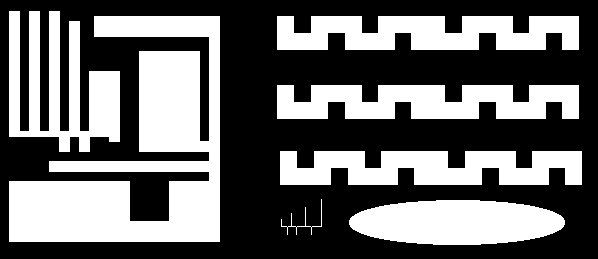
#> input picture lab11/ccl1.png, 598 x 259 px
$ jupyter execute 11_ccl.ipynb
#> lines starting #> are read from the running program, lines starting #| are printed output that depends on the picture; after the words box and inside, x2 and y2 are one past the last pixel; in counts of white or black regions, pixels touching at a corner belong together
# Indeksacja. Prosta klasyfikacja obiektów.

## Cel ćwiczenia
- zapoznanie z dwuprzebiegowym algorytmem indeksacji (ang. *connected component labelling*):
- zapoznanie z prostą klasyfikacją obiektów z wykorzystaniem współczynników kształtu.

## Indeksacja

Większość dotychczas poznanych i wykorzystywanych algorytmów przetwarzania obrazu wykonywała operacje na całym obrazie (lub co najwyżej dokonywany był podział obiekt/obiekty - tło. Np. różne metody segmentacji).
Patrząc na poniższy rysunek człowiek widzi dwa kwadraty.

Dla automatycznego systemu analizy i rozpoznawania obrazów przejście od etapu obiekty/tło do wyróżnienia dwóch kwadratów nie jest takie oczywiste i wymaga zastosowania jakieś formy indeksacji - czyli przypisania każdemu z pikseli uznanych za należące do obiektów (tu białych) jakieś etykiety (w naszym przypadku będą to dwie etykiety, ew. dodatkowa oznaczająca tło).

W tej części ćwiczenia zaprezentowany zostanie tzw. dwuprzebiegowy algorytm indeksacji (ang. *two-pass connected component labelling*).
Jego nazwa związana jest z koniecznością wykonania dwukrotnego odwiedzenia każdego z pikseli obrazu (dwie pętle/iteracje po obrazie).
Istnieją również tzw. jednoprzebiegowe algorytmy indeksacji - por. zadnie domowe.

## Opis algorytmu

- Na wejściu mamy obraz po binaryzacji - zakładamy, że piksele białe ('1', '255') należą do obiektów, tło jest czarne.

- W pierwszej iteracji obraz analizujemy linia po linii, od lewej do prawej, aż do napotkania pierwszego piksela o wartości różnej od '0'.
  W tej sytuacji dokonujemy analizy otoczenia piksela:


  gdzie: **X**  rozważany piksel, **A,B,C,D** - sąsiedzi z otoczenia.
  Uwaga. W przykładzie pokazano tzw. sąsiedztwo 8-elementowe.
  Niekiedy stosuje się również wersję 4-elementową (praktycznie bardzo rzadko).
  Wtedy analizie podlegałyby tylko piksele **B** i **D**.

- Możliwe są następujące przypadki dla otoczenia __A,B,C,D__:
    - (a) wszystkie należą do tła __A,B,C,D == 0__.
      Wtedy znaleziony piksel __X__ należy do nowego obiektu - nadajemy mu zatem etykietę __L+1__ __X = L+1}__ - przez __L__ rozumiemy poprzednią etykietę.
	  Uwaga. Przed uruchomieniem algorytmu __L__ należy zainicjować wartością  '1'
    - (b) jeden lub więcej pikseli ma przypisaną aktualną etykietę **L**.
	  Wtedy rozważanemu pikselowi przypisujemy etykietę **L** - **X = L**.
    - (c) w otoczeniu występują piksele o różnych etykietach np. *L1* i *L2*.
	  Wtedy przyjmuje się zasadę, że rozważanemu pikselowi *X* przypisuje się mniejszą z wartości *L1* i *L2* (*X = min(L1,L2)*).

## Implementacja:

- Wczytaj obraz *ccl1.png*, wyświetl go. Po krótkiej analizie można zauważyć, że występuje na nim 7 odrębnych obiektów. Ich "wykrycie" będzie naszym celem.

[cell 1]
import os
import cv2
import matplotlib.pyplot as plt
import numpy as np
import pandas as pd

if not os.path.exists("ccl1.png") :
    !wget https://raw.githubusercontent.com/vision-agh/poc_sw/master/13_CCL/ccl1.png --no-check-certificate
if not os.path.exists("shapes.png") :
    !wget https://raw.githubusercontent.com/vision-agh/poc_sw/master/13_CCL/shapes.png --no-check-certificate
if not os.path.exists("shapesReal.png") :
    !wget https://raw.githubusercontent.com/vision-agh/poc_sw/master/13_CCL/shapesReal.png --no-check-certificate

ccl1 = cv2.cvtColor(cv2.imread('ccl1.png'), cv2.COLOR_BGR2GRAY)
#> ccl1: shape (259, 598); 41.1% white; 7 white regions, largest, box (x1, y1, x2, y2) and area: (9, 16, 220, 242) 23561, (9, 11, 120, 152) 8081, (277, 16, 579, 50) 8024

def show(image, gray=True):
    if gray:
        plt.imshow(image, 'gray')
    else:
        plt.imshow(image)
    plt.axis('off')
    plt.show()

show(ccl1)

- Na podstawie opisu algorytmu podanego wcześniej zaimplementuj tzw. pierwszą fazę indeksacji (ang. _first pass_):
    - uwaga ogólna - algorytm jest dość prosty i łatwy w implementacji,
    - obliczenia powinny odbywać się w pętlach `for` - iteracja po całym obrazku.
      Warto pominąć pierwszy wiersz i pierwszą oraz ostatnią kolumnę, aby  wyeliminować problem z brakiem kontekstu (można np. założyć, że pikseli brzegowych nie ma, bo wcześniej wykonane zostało morfologiczne czyszczenie brzegu).
    - dla przypomnienia iteracja po macierzy w Python - pętla zewnętrzna - wiersze, pętla wewnętrzna - kolumny – tj. pierwsza współrzędna to wiersz, a druga kolumna,
    - rozmiar obrazka można odczytać np. poleceniem: `yy, xx = img.shape`
      Przy takim przypisaniu `yy` oznacza liczbę wierszy (wysokość obrazka), a `xx` liczbę kolumn (szerokość obrazka),
    - działania podejmujemy tylko w przypadku, gdy aktualnie analizowany piksel ma wartość różną od zera (gdy należy do obiektu),
    - najtrudniejszym elementem jest analiza otoczenia piksela i stwierdzenie, z którym z przypadków (a), (b) czy (c) mamy do czynienia.
      Problem można rozwiązać jakkolwiek (tylko dobrze), poniżej prezentowana jest jedna z możliwości.
    - na początku tworzymy listę pikseli, które stanowią otoczenie piksela X (A, B, C, D) np: ` neighbours = [img[j - 1, i - 1], ... `
    - następnie sprawdzamy czy nie występuje przypadek (a) - czyli czy suma sąsiadów nie wynosi 0 -  ` neigh_sum = np.sum(neighbours)`, jeżeli tak to `X = L` oraz `L=L+1`.
      Uwaga proszę nie zapomnieć zainicjalizować etykiety `L` wartością 1.
    - jeżeli `neigh_sum > 0`, mamy do czynienia z przypadkiem (b) lub (c).
      Eliminujemy zerowe elementy z listy `sasiedzi` (`neighbours = filter(lambda x: x != 0, neighbours)`), a następnie znajdujemy minimum i maksimum nowej listy `neighbours` (funkcje `min` i `max` z _numpy_).
    - z przypadkiem (b) będziemy mieli do czynienia, gdy *minimum = maksimum*.
      Wtedy jako etykietę przypisujemy `X = minimum = maksimum`.
      Gdy *minimum != maksimum* mamy przypadek (c).
      Wtedy etykieta `X = minimum` - taką przyjmujemy konwencję,
    - uwaga 1 - algorytm operuje (czyta punkty z otoczenia i zapisuje kolejne indeksy L) na tym samym obrazie wejściowym,
    - uwaga 2 - przed implementacją metody obsługi konfliktów przypadki (b) i (c) działają tak samo, ale dla potrzeb dalszych kroków należy je rozróżnić,

- Wykonaj indeksację obrazu za pomocą zaimplementowanego algorytmu.
  Jeżeli wszystko zostało poprawnie napisane, to wynik powinien wyglądać mniej więcej tak jak na poniższym rysunku. Takie porównanie stanowić będzie pierwszy test poprawności implementacji algorytmu.


[cell 2]
def first_pass(image):
    image = image.copy()
    height, width = image.shape
    L = 1

    for x in range(1, height):
        for y in range(1, width-1):
            if image[x, y] == 0: continue

            neighbors = [image[x-1, y-1], image[x-1, y], image[x-1, y+1], image[x, y-1]]
            neigh_sum = np.sum(neighbors)

            if neigh_sum == 0:
                X = L
                L += 1
            else:
                neighbors = list(filter(lambda x: x != 0, neighbors))
                min_ = np.min(neighbors)
                max_ = np.max(neighbors)
                if min_ == max_:
                    X = min_
                else:
                    X = min_

            image[x, y] = X
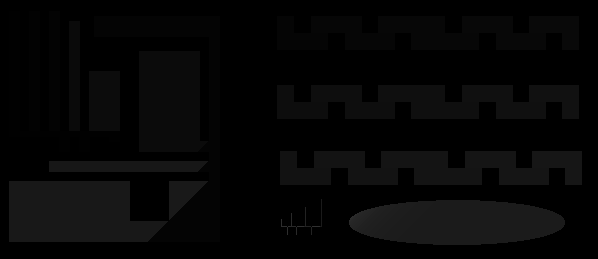
#> image: shape (259, 598); min 0, max 48, mean 6.1
#> after the loop, L = 49

    return image

[cell 3]
first_pass_image = first_pass(ccl1)
show(first_pass_image, gray=False)

## Dyskusja:

- W wyniku indeksacji uzyskujemy obraz, na którym wyróżnionych jest wiele obiektów (dokładnie 48) - a faktycznie jest tylko 7. Zastanówmy się z czego to wynika.

- Zacznijmy od prostego przypadku przedstawionego na poniższym rysunku:


  Obraz analizowany jest linia po linii.
  Zatem pierwszą etykietę dostanie słupek po prawej.
  Późnej ten po lewej.
  Postępując zgodnie z podanym algorytmem, w pewnym momencie (piksel wyróżniony na obrazku) dojdzie do sytuacji, w której w otoczeniu danego piksela znajdą się dwie różne etykiety (tu: '1' i '2').
  Wtedy zgodnie z przyjętą metodologią przypisujemy niższą, tj. '1'.
  Problem jaki powstaje, to brak zapamiętania informacji o tym, że wystąpił taki konflikt tj. że powinno nastąpić połączenie etykiet '1' i '2'.
  Z tego powodu wynik działania algorytmu nie jest poprawny.

-  Przeanalizujmy jeszcze jeden, bardziej złożony przykład z rysunku poniżej:


   Słupek po prawej dostaje indeks '1', a po lewej '2'.
   W czwartej linii występuje piksel, który ma w swoim sąsiedztwie (A,B,C,D) same piksele czarne.
   Dlatego dostaje etykietę '3'.
   Jednak w następnym kroku okazuje się, że następuje konflikt '3' z '1' (połączenie).
   W kolejnym wierszu występuje konflikt '2' i '3'.
   Warto zwrócić uwagę, że w tym przypadku trzeba uniknąć sytuacji ''utraty'' informacji o połączeniu '1' z '2' przez '3'.

- W literaturze zaproponowano wiele sposobów reprezentacji i rozwiązywania przedstawionych konfliktów:
    - 2-krotki,
    - n-krotki,
    - tablica dwuwymiarowa,
    - grafy + przeszukiwanie grafu wgłąb.
 W obecnym ćwiczeniu zastosujemy ostatnie podejście, które jest najprostsze do realizacji.

- Opisane konflikty możemy przechowywać w strukturze zbiorów rozłącznych (ang. _union find_).
  Jest to zagadnienie znane z przedmiotu ''Algorytmy i struktury danych''.
  Poniżej zostanie zaprezentowane krótkie przypomnienie.

- Mamy $N$ obiektów. W naszym przypadku to jest $N$ etykiet.
  Chcemy przechowywać informację o sytuacji, w której następuje łączenie etykiet tj. interesują nas zbiory obiektów połączonych.
  Przykład trzech zbiorów zamieszczono na rysunku:


- W ramach rozważanej struktury implementuje się dwie operacje:
    - *find* (znajdź) - sprawdzenie czy dwa obiekty należą do tego samego zbioru połączonego,
	- *union* (połącz) - wprowadź połączenie pomiędzy dwoma obiektami.

- Z punktu widzenia naszych potrzeb ważna jest funkcja _union_. Przykład dodania połączenia pomiędzy obiektami '2' a'3' pokazano na rysunku:


- Strukturę oraz obie operacje można zaimplementować na kilka sposobów.
  Zainteresowanych odsyłam do literatury przedmiotu.
  My zastosujemy podejście _quick-union_.
  Nie jest ono specjalnie wydajnie, ale bardzo proste do implementacji.

- Nasz graf, w którym wierzchołki oznaczają etykiety, a krawędzie połączenia między etykietami, zapiszemy w tablicy jednowymiarowej `id[]` o rozmiarze $N$ (maksymalna liczba etykiet).
  Interpretacja pola w tablicy: `id[i]` jest rodzicem `i`.
  Korzeń elementu `i` jest dany jako: `id[id[id[...id[i]...]]]`.

- Przeanalizujmy jak to działa na prostym przykładzie.
  Mamy dany poetykietowany obraz:


  Występuje na nim pięć konfliktów oznaczonych A, B, C, D i E  (uwaga w trakcie działania algorytmu pojawią się właśnie w takiej kolejności).

- Sytuację wyjściową opisuje poniższy rysunek:


   Tablica `id` wypełniona jest kolejnymi indeksami.

- W algorytmie _quick-union_, aby połączyć elementy $p$ i $q$ należy ustawić $id$ korzenia $q$ pod adres korzenia elementu $p$.
Uwaga. Zakładamy, że $p$ < $q$.
Można to zapisać jako: `id[root(p)] = root(q)`.
Nasze pierwsze połączenie (A) to 4 z 2.
Po tej operacji sytuacja będzie wyglądać następująco:


W tym przypadku korzenieniem obu elementów są same elementy, zatem operacja jest dość prosta.

- Kolejny krok tj. połączenie  2 z 1 -  sytuacja B:


Element 1 jest korzeniem.
Element 2 już nie, ponieważ `id[2]==4`.
Sprawdzamy zatem `id[4]`.
Okazuje się, że `id[4] == 4` tj. jest to korzeń.
Zatem korzeniem dla elementu 2 jest 4.
Dokonujemy stosownej modyfikacji w tablicy `id[1] = 4`.

-  Kolejne połączenie to 6 z 3 (C):


- Kolejne połączenie to 5 z 1.


Szukamy korzenia elementu 1.
Znajdujemy, że to jest 4.
Zatem łączymy 5 i 4.

- Ostatnie połączenie to 6 z 5.


-  Ostatni krok to wykorzystanie informacji zawartej w tablicy `id` do wyznaczenia przekodowania LUT (ang. _look-up table_), które pozwoli nam nadać poprawne etykiety wszystkim pikselom.
      Zasadniczo sprowadza się on do obliczenia dla każdej możliwej etykiety jej korzenia.
      W naszym przypadku zawsze otrzymamy 6, gdyż wszystkie piksele są ze sobą połączone i stanowią jeden obiekt.

## Implementacja:

- Implementacja jest dużo prostsza i krótsza od powyższego opisu.
  Istotne jest tylko dobre zrozumienie algorytmu _union-find_.

- Potrzebne będą nam dwie funkcje pomocnicze:

    - `root` - obliczanie korzenia zgodnie z podanym opisem (odpowiednia pętla `while`). Funkcja pobiera indeks elementu oraz tablicę, a zwraca indeks korzenia.
    - `union` - realizacja operacji unii. Argumenty to indeksy `p` i `q` oraz tablica, a wyniki to zmodyfikowana tablica.

- Na początku, przed pierwszym przebiegiem algorytmu indeksacji, tworzymy tablicę `id` i inicjujemy ją wartościami od 1 do $N$.
  Dla rozważanego przykładu wystarczy $N = 100$.

- Następnie, w przypadku wystąpienia konfliktu (przypadek ()c)), tworzymy unię pomiędzy etykietą mniejszą i większą.

- Po pierwszym przebiegu tworzymy, w opisany powyżej sposób, przekodowanie LUT (pętla po `id` i funkcja `root`). Powstaje nam tablica `lut`.

- Implementujemy drugi przebieg po obrazie.
  Jest on bardzo prosty.
  Dla każdego piksela, który nie jest tłem (o etykiecie większej od 0) realizujemy przekodowanie LUT (`lut_table[img[j, i] - 1]`).
  Otrzymany w ten sposób obraz wyświetlamy.
  Powinniśmy uzyskać poprawne etykietowanie.

[cell 4]
def root(idx, id_):
    while True:
        parent = id_[idx]
        if parent == idx:
            return parent
        idx = parent

def union(p, q, id_):
    id_[root(q, id_)] = root(p, id_)

def renumber(array):
    current_min = 0
    values = sorted(list(set(array)))
    return [values.index(x) for x in array]

N = 100
id_ = list(range(N+1))

def double_pass(image):
    image = image.copy()
    height, width = image.shape
    L = 1

    for x in range(1, height):
        for y in range(1, width-1):
            if image[x, y] == 0: continue

            neighbors = [image[x-1, y-1], image[x-1, y], image[x-1, y+1], image[x, y-1]]
            neigh_sum = np.sum(neighbors)

            if neigh_sum == 0:
                X = L
                L += 1
            else:
                neighbors = list(filter(lambda x: x != 0, neighbors))
                min_ = np.min(neighbors)
                max_ = np.max(neighbors)
                if min_ == max_:
                    X = min_
                else:
                    X = min_
                    union(min_, max_, id_)

            image[x, y] = X
#> after the loop, L = 49

    lut = [root(i, id_) for i in range(N+1)]
    lut = renumber(lut)
    result = np.array([[lut[x] for x in row] for row in image])
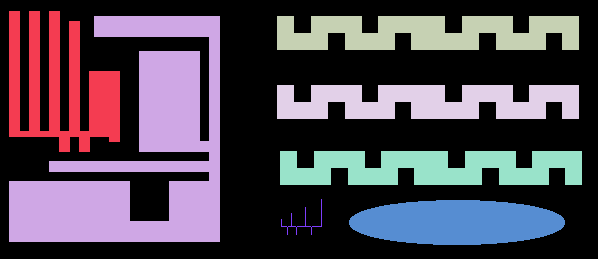
#> result: shape (259, 598) int64; 8 distinct labels, from 0 to 7; one colour per label, 0 black

    return result

indexed = double_pass(ccl1)

# [7 lines of commented-out code are left out]

show(indexed, gray=False)

## Indeksacja wbudowana w OpenCV

W OpenCV dostępna jest funkcja `connectedComponents`, która pozwala wykonać indeksację.
Proszę sprawdzić jej działanie na używanym wcześniej obrazie.

[cell 5]
indexed_opencv = cv2.connectedComponents(ccl1)[1]
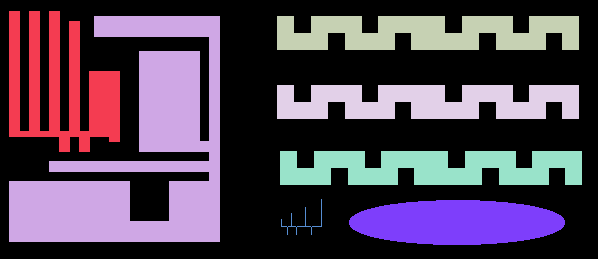
#> indexed_opencv: shape (259, 598) int32; 8 distinct labels, from 0 to 7; one colour per label, 0 black
show(indexed_opencv, gray=False)

## Rozpoznawanie obiektów z wykorzystaniem współczynników kształtu

Współczynniki kształtu są pewnymi parametrami liczbowymi opisującymi kształt obiektu.
Pozwala to na użycie ich do automatycznego rozpoznawania obiektów.
Teoretycznie współczynniki kształtu (dobre) powinny być niezależne od zmiany położenia obiektu, jego orientacji i wielkości.
W praktyce okazuje się jednak, że wartości współczynników zmieniają się w pewnym zakresie nawet dla obiektów należących do tych samych klas (te same kształty - przykład obracany kwadrat).
Wynika z tego konieczność uwzględnienia pewnej tolerancji wartości współczynników kształtu wykorzystywanych w praktycznych zastosowaniach analizy i rozpoznawania obrazu.

# Implementacja dla obrazu sztucznego

- Wczytaj obraz _shapes.png_.
  Wyświetl go.
  Pierwszym etapem zadania będzie wybranie współczynników kształtu i przedziałów ich wartości - takich, które pozwolą na wykrycie konkretnych kształtów.
  Do wyboru jest kwadrat lub krzyżyk (koło jest zbyt łatwe).

- Obok ''klasycznych'' współczynników kształtu tj. Blair-Bliss, Malinowskiej, Haralick, występują współczynniki będące pochodnymi momentów geometrycznych tzn. momenty Hu [https://en.wikipedia.org/wiki/Image_moment]. Wykorzystamy je w naszym ćwiczeniu.

- Pierwszy krok to indeksacja obrazu - poznana funkcja `connectedComponents`.
- Następnie w pętli, dla kolejnych obiektów wyznaczamy współczynniki Hu.
    - po pierwsze należy ''wybrać'' z obrazu dany obiekt np. `I = (ccl == s)*1` oraz `I = I.astype('uint8')`
    - po drugie obliczyć momenty geometryczne - `cv2.moments(I)`
    - po trzecie, na podstawie momentów, obliczyć momentu Hu `cv2.HuMoments(moments)`
- Mając wyznaczone współczynniki musimy jest przeanalizować. W tym celu dobrze ja jakoś wyświetlić w postaci macierzy - proszę to rozwiązać samodzielnie.

- Na podstawie analizy należy wybrać próg (jeden lub więcej) i zrealizować stosowną filtrację tj. usunąć ''niechciane'' kształty.

[cell 6]
shapes = cv2.cvtColor(cv2.imread('shapes.png'), cv2.COLOR_BGR2GRAY)
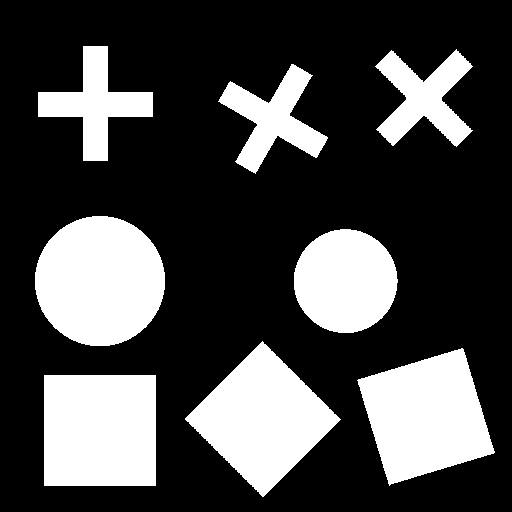
#> input picture lab11/shapes.png, 512 x 512 px
#> shapes: shape (512, 512); 28% white; 8 white regions, largest, box (x1, y1, x2, y2) and area: (35, 216, 165, 346) 13293, (44, 375, 156, 486) 12432, (185, 341, 341, 497) 12212
show(shapes)

[cell 7]
segment_count, indexed = cv2.connectedComponents(shapes)
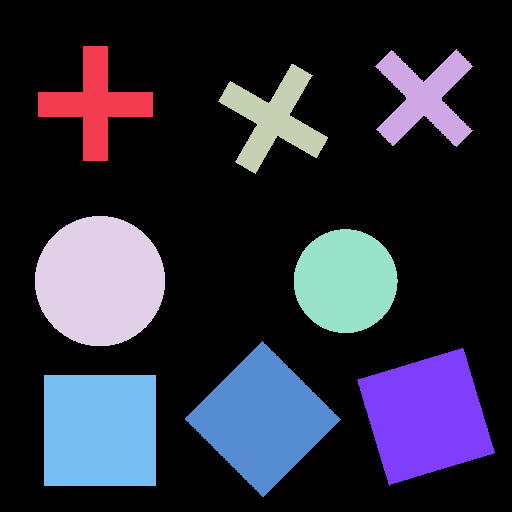
#> indexed: shape (512, 512) int32; 9 distinct labels, from 0 to 8; one colour per label, 0 black
#> segment_count = 9

hu_moments = []

for i in range(segment_count):
    segment = ((indexed==i)).astype('uint8')
    show(segment)
    moments = cv2.moments(segment)
    hu = cv2.HuMoments(moments)
    hu_moments.append(hu.reshape(-1))
#> this loop made 9 passes
#> hu on passes 2, 9: [0.25, 2.31e-09, 2.32e-05, 1.47e-06, 8.61e-12, 7.08e-11, 0], [0.167, 2.23e-06, 0, 0, 0, 0, 0]
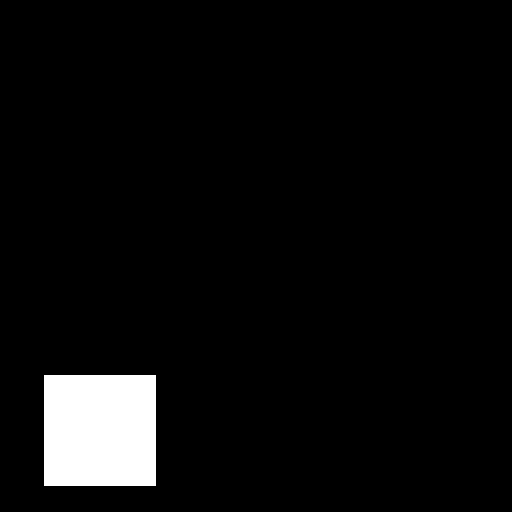
#> segment: shape (512, 512); values 0 (black) and 1 (white), 4.7% white; 1 white region, box (x1, y1, x2, y2) and area: (44, 375, 156, 486) 12432
#> after the loop, hu_moments = 9 items

pd.DataFrame(hu_moments)
#> Out = table of 9 rows and 7 columns

[cell 8]
squares = np.zeros(indexed.shape, dtype='uint8')

for i in range(segment_count):
    segment = ((indexed==i)).astype('uint8')
    moments = cv2.moments(segment)
    hu = cv2.HuMoments(moments)

    if 0.16 < hu[0] < 0.17:
        squares[indexed==i] = 255
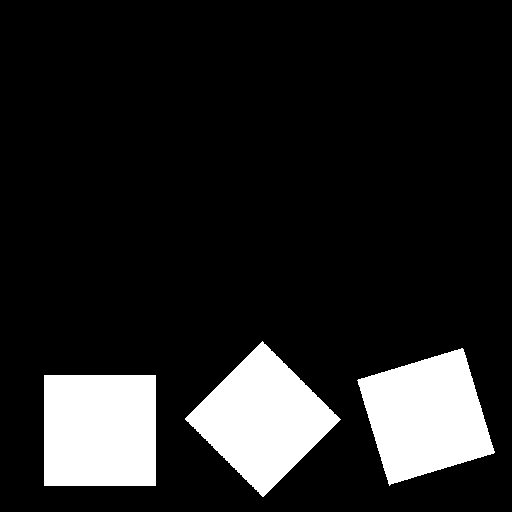
#> squares: shape (512, 512); 14.1% white; 3 white regions, box (x1, y1, x2, y2) and area: (44, 375, 156, 486) 12432, (185, 341, 341, 497) 12212, (357, 348, 495, 486) 12194

show(squares)

# Implementacja dla obrazu rzeczywistego

- Podobne ćwiczenie należy zrealizować dla obrazu rzeczywistego _shapesReal.png_.
- Uwaga. Wykorzystując poznane metody przetwarzania obrazu doprowadź obraz do postaci binarnej (usuń ew. zakłócenia itp.).
- Uwagi:
    - należy z obrazu wyeliminować małe grupki pikseli - tak aby nie zostały poindeksowane,
    - obiektów powinno być 13,
    - może się okazać, że zajdzie potrzeba modyfikacji warunków na współczynniki albo wręcz wprowadzenia dodatkowych współczynników.
    - warto zaznaczyć, że opisane podejście tj. ''ręczne'' wyznaczanie przedziałów parametrów stosuje się tylko do bardzo prostych problemów. W rzeczywistych aplikacjach rozpoznawania obrazu stosuje się tzw. uczenie maszynowe i klasyfikatory typu sztuczne sieci neuronowe, algorytm k-NN, czy SVM.

- Sposób postępowania jest zasadniczo bardzo podobny do tego użytego wcześniej. Przy czym, ponieważ obiektów jest więcej, warto je sobie ''opisać'' - ułatwia to analizę:
    - użyjemy funkcji `connectedComponentsWithStats` - pozwala ona wyliczyć statystyki (pole, prostokąt otaczający oraz centroid). Szczegóły użycia proszę sprawdzić w dokumentacji,
    - wykonujemy kopię obrazu poindeksowanego (`ccl_vis = ccl.copy()`),
    - w pętli po obiektach wypisujemy numery:
      `cv2.putText(ccl_vis,str(label_num),(int(centroids[s,0]),int(centroids[s,1])),cv2.FONT_HERSHEY_SIMPLEX,1,(20,0,0),2)`
      Argumenty to odpowiednio: obraz, tekst, jego położenie, czcionka, rozmiar, kolor, grubość).
      Zwracam uwagę na kolor, tu dobrze jest dać wartość nieco większą niż maksymalna etykieta.
      Inaczej wystąpi problem z czytelnością wizualizacji.

- Przeprowadzamy podobną analizę jak wcześniej i dobieramy odpowiednie warunki/progi.
- W efekcie powinniśmy uzyskać obraz z krzyżykami, kwadratami lub kółkami.

[cell 9]
shapesReal = cv2.cvtColor(cv2.imread('shapesReal.png'), cv2.COLOR_BGR2GRAY)
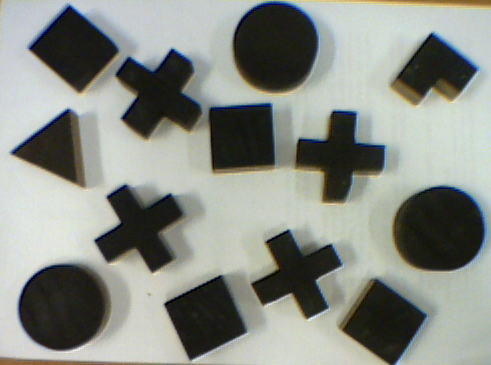
#> input picture lab11/shapesReal.png, 491 x 365 px
show(shapesReal)

_, shapesReal = cv2.threshold(cv2.GaussianBlur(shapesReal, (3, 3), 0), 100, 255, cv2.THRESH_BINARY)
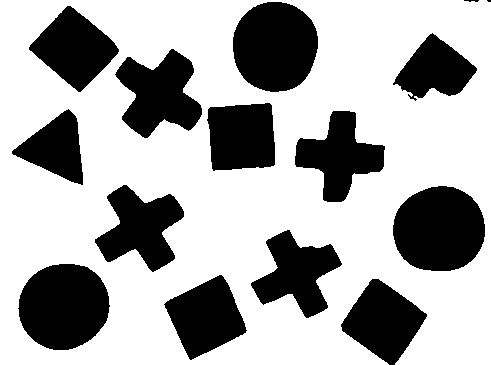
#> shapesReal: shape (365, 491); 67.4% white; 15 black regions (1 under 20 px), largest, box (x1, y1, x2, y2) and area: (393, 186, 485, 271) 6251, (18, 264, 110, 350) 6175, (233, 2, 318, 92) 6083
shapesReal = cv2.bitwise_not(shapesReal)
shapesReal = cv2.medianBlur(shapesReal, 7)
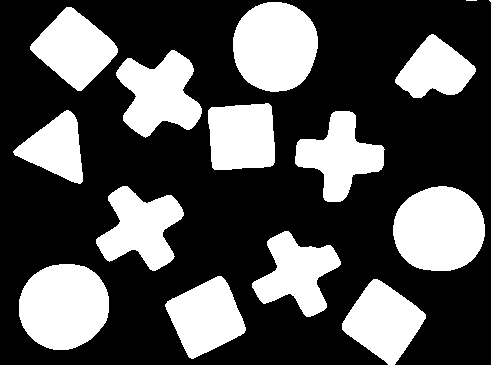
#> shapesReal: shape (365, 491); 32.5% white; 15 white regions (2 under 20 px), largest, box (x1, y1, x2, y2) and area: (393, 186, 485, 271) 6239, (19, 264, 109, 350) 6164, (233, 2, 318, 92) 6079
shapesReal = cv2.morphologyEx(shapesReal, cv2.MORPH_OPEN, np.ones((5, 5)))
#> (the rest of the program and of its run is left out)
